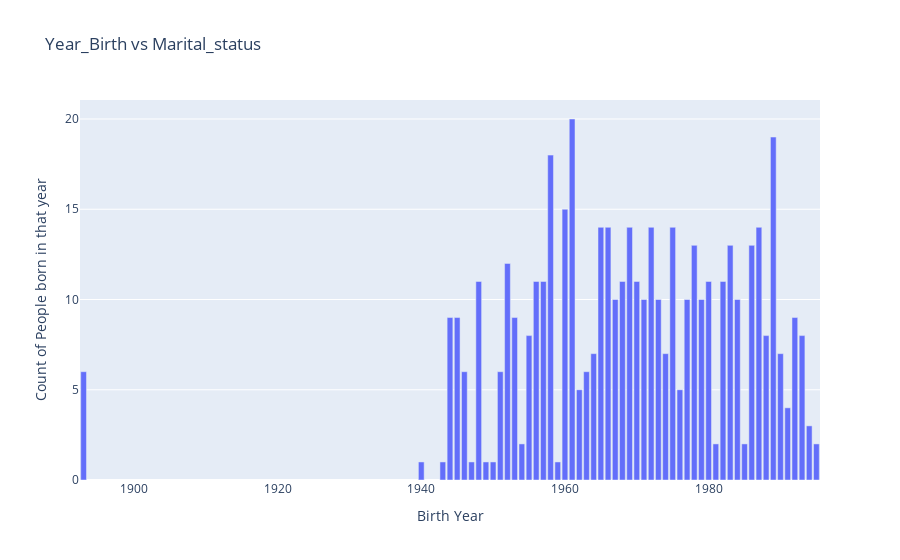

Notebook code cell kept with this figure:
### Markdown cell above
## MY 2nd Graph
Here, I will present in which year most people are still single.

### Code cell
df2 = df[df["Marital_Status"] == "Single"]
df2.groupby("Year_Birth")
figure2 = px.bar(df2,x=df2["Year_Birth"].drop_duplicates(),y=df2["Year_Birth"].value_counts(),labels={"x":"Birth Year","y":"Count of People born in that year"},title="Year_Birth vs Marital_status")
figure2.show()

### Figure 1 — Plotly figure (JSON) as saved in the notebook; plotly's stock layout.template omitted (floating-point values rounded to 4 significant figures)
{"data": [{"alignmentgroup": "True", "hovertemplate": "Birth Year=%{x}<br>Count of People born in that year=%{y}<extra></extra>", "legendgroup": "", "marker": {"color": "#636efa", "pattern": {"shape": ""}}, "name": "", "offsetgroup": "", "orientation": "v", "showlegend": false, "textposition": "auto", "type": "bar", "x": [1961, 1989, 1958, 1960, 1966, 1969, 1965, 1975, 1987, 1972, 1983, 1986, 1978, 1952, 1982, 1968, 1970, 1957, 1980, 1956, 1948, 1973, 1967, 1971, 1984, 1979, 1977, 1992, 1944, 1953, 1945, 1955, 1988, 1993, 1964, 1974, 1990, 1963, 1893, 1951, 1946, 1962, 1976, 1991, 1994, 1995, 1954, 1985, 1981, 1949, 1959, 1947, 1950, 1943, 1940], "xaxis": "x", "y": [20, 19, 18, 15, 14, 14, 14, 14, 14, 14, 13, 13, 13, 12, 11, 11, 11, 11, 11, 11, 11, 10, 10, 10, 10, 10, 10, 9, 9, 9, 9, 8, 8, 8, 7, 7, 7, 6, 6, 6, 6, 5, 5, 4, 3, 2, 2, 2, 2, 1, 1, 1, 1, 1, 1], "yaxis": "y"}], "layout": {"barmode": "relative", "legend": {"tracegroupgap": 0}, "title": {"text": "Year_Birth vs Marital_status"}, "xaxis": {"anchor": "y", "domain": [0, 1], "title": {"text": "Birth Year"}}, "yaxis": {"anchor": "x", "domain": [0, 1], "title": {"text": "Count of People born in that year"}}}}
